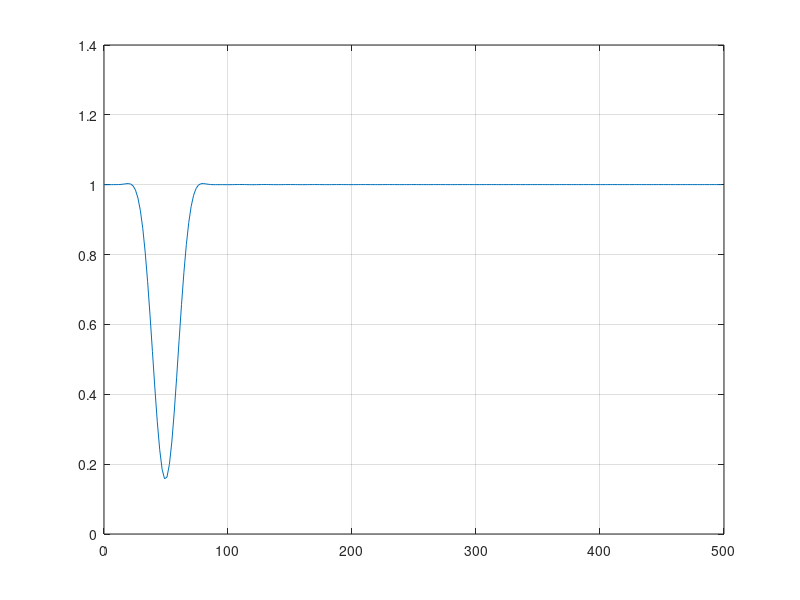
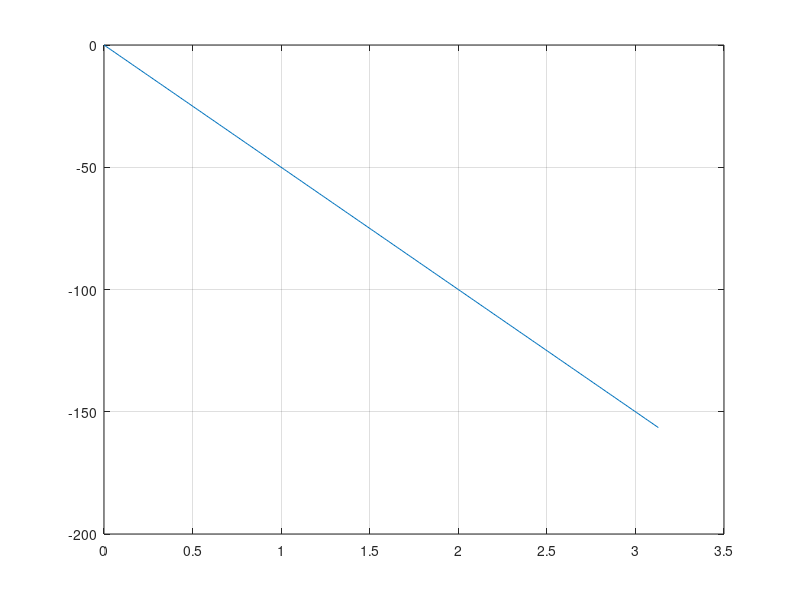

Recreate these plots in MATLAB, in order. (Note: this script raises an error after producing the figures.)
clc; clear all; close all;
fs=1000;
f1=40;
f2=60; % sampling, lower and upper cutoff frequencies in Hz respectively;
w1=2*f1/fs; % computes normalized digital lower cutoff frequency;
w2=2*f2/fs; % computes normalized digital upper cutoff frequency;
L=100; % order of the filter;
Wn=[w1 w2]; % if the programmer desires to define the two cutoff       frequencies by one sample
b=fir1(L,Wn,'stop',hamming(L+1)); % creates the object of the notch filter weighted with hamming window;
[h,w]=freqz(b,1,256); % returns 256 samples of the frequency response vector h and the corresponding frequency vector w, between 0 and _;
HdB=20*log10(abs(h)); % computes the magnitude vector in dB;
phaseangle=unwrap(angle(h)); % computes unwrap phase angle vector;
figure(1);
plot(w*fs/(2*pi),abs(h)), grid on; % plots the magnitude response of the filter in dB;
figure(2);
plot(w,phaseangle) ,grid on;% plots the phase response of the filter;
k=1:3000;
x1=0.1*sin(2*pi*50*(k-1)/fs); % sampled 0.1mV/ 50Hz powerline noise;
x=3.5*ecg(3000); % sampled 3.5mV ecg signal;
d=x1+x; % contaminated ecg signal;
si=zeros(1,L); % initializes all filter taps to zero;
y=filter(b,1,d,si); % filters the ecg signal;
figure(3);
plot(k-1,x) ,grid on;% plots samples the clean ecg sigal;
figure(4);
plot(k-1,d) ,grid on;% plots the contaminated ecg signal;
figure(5);
plot(k-1,y) ,grid on;% plots the filtered ecg signal;


